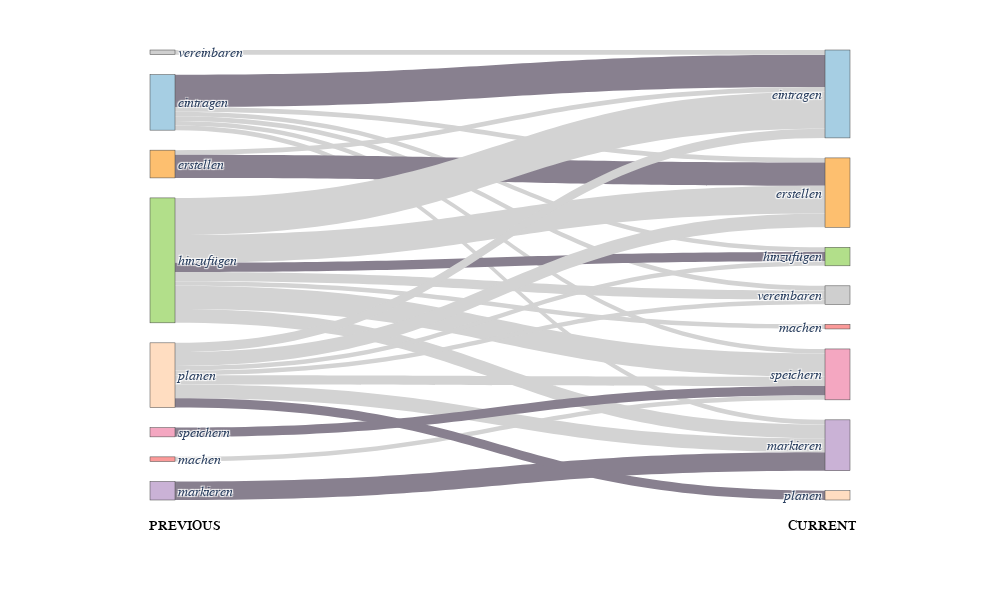

Notebook code cell kept with this figure:
### Markdown cell above
### Sankey Diagram

Creating a Sankey Diagram showing pairwise variant flow, using the actual data used in the thesis.

### Code cell
quantification.create_sankey_diagram(variation_sample)

### Figure 1 — Plotly figure (JSON) as saved in the notebook; plotly's stock layout.template omitted (floating-point values rounded to 4 significant figures)
{"data": [{"arrangement": "snap", "link": {"color": ["#88808F", "lightgray", "lightgray", "lightgray", "lightgray", "lightgray", "lightgray", "#88808F", "lightgray", "lightgray", "#88808F", "lightgray", "lightgray", "lightgray", "lightgray", "lightgray", "#88808F", "lightgray", "lightgray", "lightgray", "lightgray", "#88808F", "lightgray", "lightgray", "#88808F", "lightgray"], "source": [0, 0, 0, 0, 0, 0, 1, 1, 2, 2, 2, 2, 2, 2, 2, 3, 4, 5, 5, 5, 5, 5, 5, 5, 6, 7], "target": [8, 9, 10, 12, 14, 15, 8, 9, 8, 9, 10, 11, 12, 14, 15, 14, 12, 8, 9, 10, 12, 13, 14, 15, 14, 8], "value": [7, 1, 1, 1, 1, 1, 1, 5, 8, 6, 2, 1, 3, 5, 2, 1, 4, 2, 3, 1, 3, 2, 2, 1, 2, 1]}, "node": {"color": ["#A6CEE3", "#FDBF6F", "#B2DF8A", "#FB9A99", "#CAB2D6", "#FFDDC1", "#F4A7C1", "#CFCFCF", "#A6CEE3", "#FDBF6F", "#B2DF8A", "#FB9A99", "#CAB2D6", "#FFDDC1", "#F4A7C1", "#CFCFCF"], "label": ["<i>eintragen</i> ", "<i>erstellen</i> ", "<i>hinzufügen</i> ", "<i>machen</i> ", "<i>markieren</i> ", "<i>planen</i> ", "<i>speichern</i> ", "<i>vereinbaren</i> ", "<i>eintragen</i>", "<i>erstellen</i>", "<i>hinzufügen</i>", "<i>machen</i>", "<i>markieren</i>", "<i>planen</i>", "<i>speichern</i>", "<i>vereinbaren</i>"], "pad": 20, "thickness": 25, "x": [0, 0, 0, 0, 0, 0, 0, 0, 1, 1, 1, 1, 1, 1, 1, 1], "y": [0, 0.125, 0.25, 0.375, 0.5, 0.625, 0.75, 0.875]}, "type": "sankey"}], "layout": {"annotations": [{"font": {"color": "black", "size": 20}, "showarrow": false, "text": "<span style='font-variant: small-caps;'>previous</span>", "x": 0.05, "xanchor": "center", "y": -0.08}, {"font": {"color": "black", "size": 20}, "showarrow": false, "text": "<span style='font-variant: small-caps;'>current</span>", "x": 0.96, "xanchor": "center", "y": -0.08}], "font": {"family": "Serif", "size": 14}, "height": 600, "margin": {"b": 100, "l": 150, "r": 150, "t": 50}, "width": 1000}}
